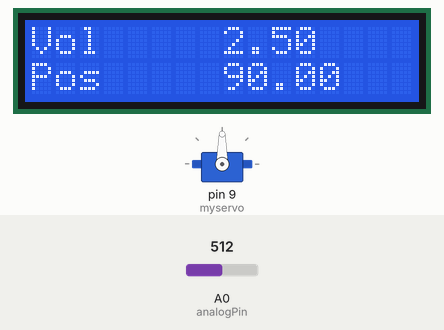
Recording of a sketch running on a simulated Arduino Uno, built with avr-gcc and run on an emulated ATmega328P. Parts: servo, 16×2 character LCD. Inputs (shaded band) come from the test bench; at power-on: A0 (analogPin) = 512.

Above: at 1.2 s.
1.3 s: A0 (analogPin) set to 716
At 2.4 s:
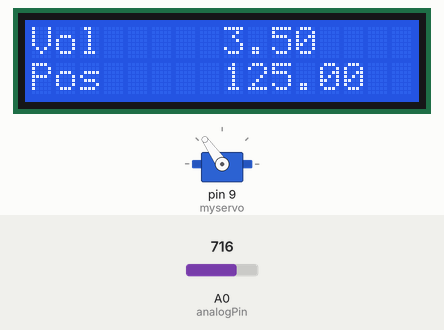
2.8 s: A0 (analogPin) set to 900
At 3.4 s:
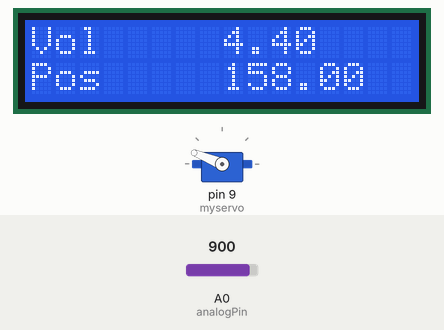
4.3 s: A0 (analogPin) set to 1023
At 5.5 s:
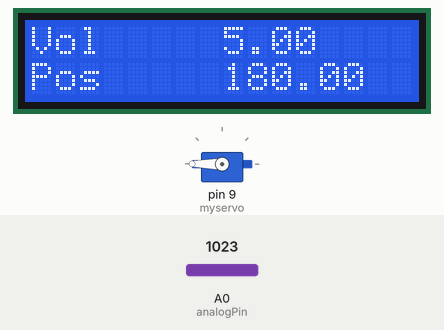
5.8 s: A0 (analogPin) set to 306
At 6.5 s:
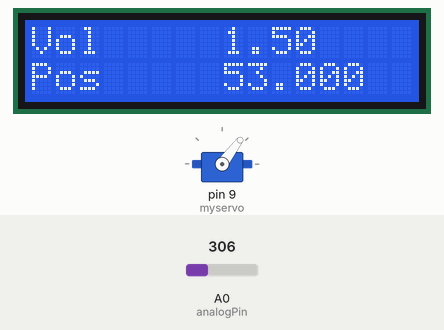
7.3 s: A0 (analogPin) set to 122
At 8.5 s:
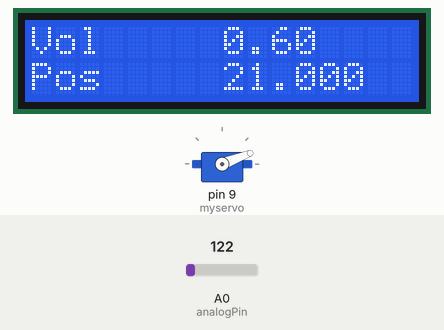
8.8 s: A0 (analogPin) set to 0
At 9.3 s:
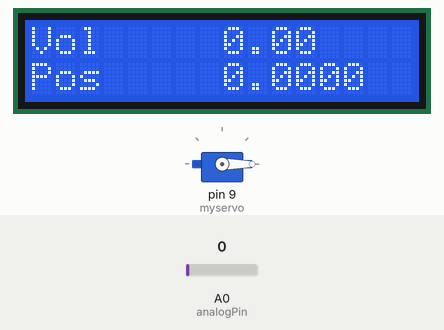
Timing chart, 0 to 11.3 s (numbered marks = the images above; inputs shaded):
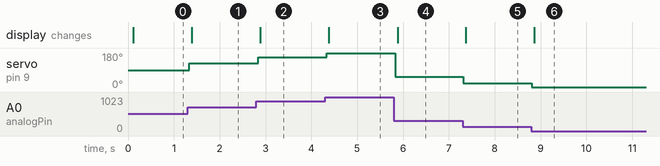

The sketch:

SERVO1.ino
```cpp
#include <Servo.h>
#include <LiquidCrystal.h> // include the library code:
LiquidCrystal lcd(12, 11, 5, 4, 3, 2); // initialize the interface pins
Servo myservo; // create servo object to control a servo
double val = 0; // variable to read the value from the analog pin
int analogPin = A0;
double vol = 0;
double pos = 0;

void setup() {
  myservo.attach(9); // attaches the servo on pin 9 to the servo object
  Serial.begin(9600); // setup serial
  lcd.begin(16, 2);
}
void loop() {
    val = analogRead(analogPin);
    vol = val*5.0/1023.0;

    pos = map(val,0,1023,0,180);
    myservo.write(pos); // sets the servo position according to the scaled value
    delay(50);
    lcd.setCursor(0, 0);
    lcd.print("Vol");
    lcd.setCursor(8, 0);
    lcd.print(String(vol));
    lcd.setCursor(0, 1);
    lcd.print("Pos");
    lcd.setCursor(8, 1);
    lcd.print(pos);
}
```

Measured:
- after the input at 1.3 s, servo on pin 9 (myservo): 90° → 125° at once; the display: changes after 0.09 s (image 1)
- after the input at 2.8 s, servo on pin 9 (myservo): 125° → 158° at once; the display: changes after 0.09 s (image 2)
- after the input at 4.3 s, servo on pin 9 (myservo): 158° → 180° at once; the display: changes after 0.08 s (image 3)
- after the input at 5.8 s, servo on pin 9 (myservo): 180° → 53° at once; the display: changes after 0.08 s (image 4)
- after the input at 7.3 s, servo on pin 9 (myservo): 53° → 21° at once; the display: changes after 0.07 s (image 5)
- after the input at 8.8 s, servo on pin 9 (myservo): 21° → 0° at once; the display: changes after 0.06 s (image 6)
